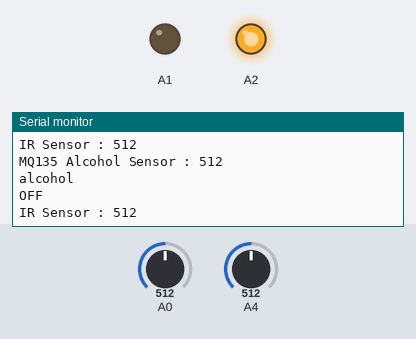
A sketch run on a simulated Arduino Uno, built with avr-gcc and run on an emulated ATmega328P. Parts: output pins drawn as LEDs (lit = HIGH), the last lines printed to the serial monitor. Inputs (shaded band) come from the test bench; at power-on: A4 = 512, A0 = 512.

Above: at 1.8 s.
1.9 s: A4 set to 270
At 3.0 s:
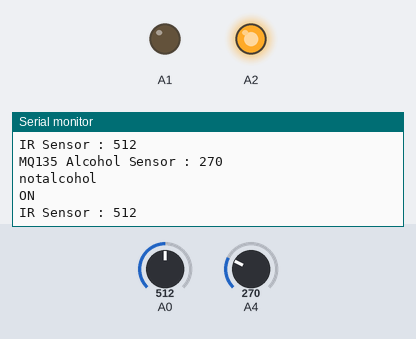
3.6 s: A0 set to 240
At 5.2 s:
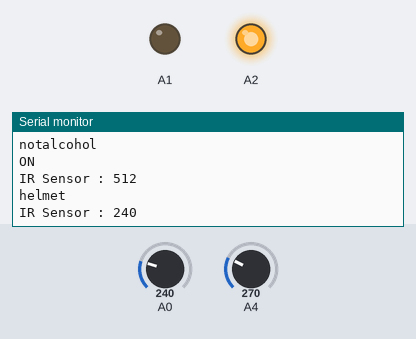

The sketch:

Smart_Helmet_Module.ino
```cpp
//First Module

#include <SoftwareSerial.h>

SoftwareSerial BTSerial(10, 11);//tx=10, rx=11

/* Motion Sensor */
/*int led = 13;                // the pin that the LED is atteched to
int sensor = 2;              // the pin that the sensor is atteched to
int state = LOW;             // by default, no motion detected
int val = 0;                 // variable to store the sensor status (value)

/* MQ-3 Alcohol Sensor Circuit with Arduino */
int sensorValue;
char state;
/*const int AOUTpin=0;//the AOUT pin of the alcohol sensor goes into analog pin A0 of the arduino
const int DOUTpin=2;//the DOUT pin of the alcohol sensor goes into digital pin D8 of the arduino
const int ledPin=13;//the anode of the LED connects to digital pin D13 of the arduino

int limit=LOW;
int value;
*/

void setup() {
  /* MQ-3 Alcohol Sensor Circuit with Arduino */
  BTSerial.begin(9600);
  Serial.begin(9600);//sets the baud rate
 //Serial.begin(9600);

  /*Motion Sensor*/
 /* pinMode(led, OUTPUT);      // initalize LED as an output
  pinMode(sensor, INPUT);    // initialize sensor as an input
  //Serial.begin(9600);        // initialize serial

  /*IR Sensor*/
  pinMode(A0,INPUT);
  pinMode(A1,OUTPUT);
  pinMode(A2,OUTPUT);
  //pinMode(13,OUTPUT);
  digitalWrite(A2,HIGH);
  digitalWrite(A1,LOW);
}

void loop(){


  /*IR Sensor*/
  Serial.print("IR Sensor : ");
  Serial.println(analogRead(A0));
  delay(1000);
  if(analogRead(A0) > 250)
  {
    /* Alcohol Sensor */
    sensorValue = analogRead(4);
  Serial.print("MQ135 Alcohol Sensor : ");
  Serial.println(sensorValue);// read analog input pin 0
  //delay(1000);
  if(sensorValue>280 )//280 analog value= 300ppm which id gov. defind limit
  {
    //digitalWrite(13,LOW);
    BTSerial.write('n');
  Serial.println("alcohol");
    Serial.println("OFF ");
  }
  else
  {
    //digitalWrite(13,HIGH);
    BTSerial.write('y');
  Serial.println("notalcohol");
    Serial.println("ON ");
  }
  //Serial.println(sensorValue, DEC);  // prints the value read
  delay(100);                        // wait 100ms for next reading
  //digitalWrite(13,HIGH);
  //delay(100);
  }
  else
  {
  //digitalWrite(13,LOW);
  BTSerial.write('n');
  Serial.println("helmet");
  delay(100);
  }

  /* MQ-3 Alcohol Sensor Circuit with Arduino */
  /*sensorValue = analogRead(0);
  Serial.println(sensorValue);// read analog input pin 0
  if(sensorValue>200)
  {
    digitalWrite(13,HIGH);
  }
  else
  {
    digitalWrite(13,LOW);
  }
  //Serial.println(sensorValue, DEC);  // prints the value read
  delay(100);                        // wait 100ms for next reading

  /*Motion Sensor*/
  /*val = digitalRead(sensor);   // read sensor value
  if (val == HIGH) {           // check if the sensor is HIGH
    digitalWrite(led, HIGH);   // turn LED ON
    delay(100);                // delay 100 milliseconds

    if (state == LOW) {
      Serial.println("Motion detected!");
      state = HIGH;       // update variable state to HIGH
    }
  }
  else {
      digitalWrite(led, LOW); // turn LED OFF
      delay(200);             // delay 200 milliseconds

      if (state == HIGH){
        Serial.println("Motion stopped!");
        state = LOW;       // update variable state to LOW
    }
  }*/

}
```

Measured:
- after the input at 1.9 s, the serial monitor: prints a new line after 0.20 s (image 1)
- after the input at 3.6 s, the serial monitor: prints a new line after 0.71 s (image 2)
